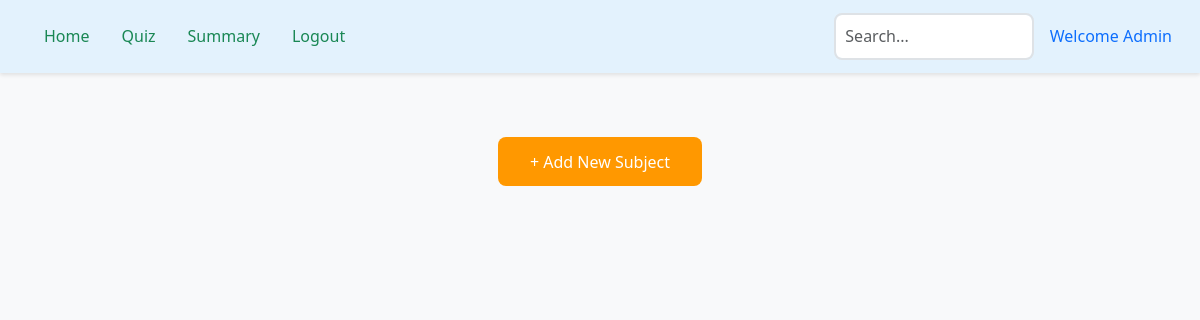
Before: /admin_dashboard with the older database file.
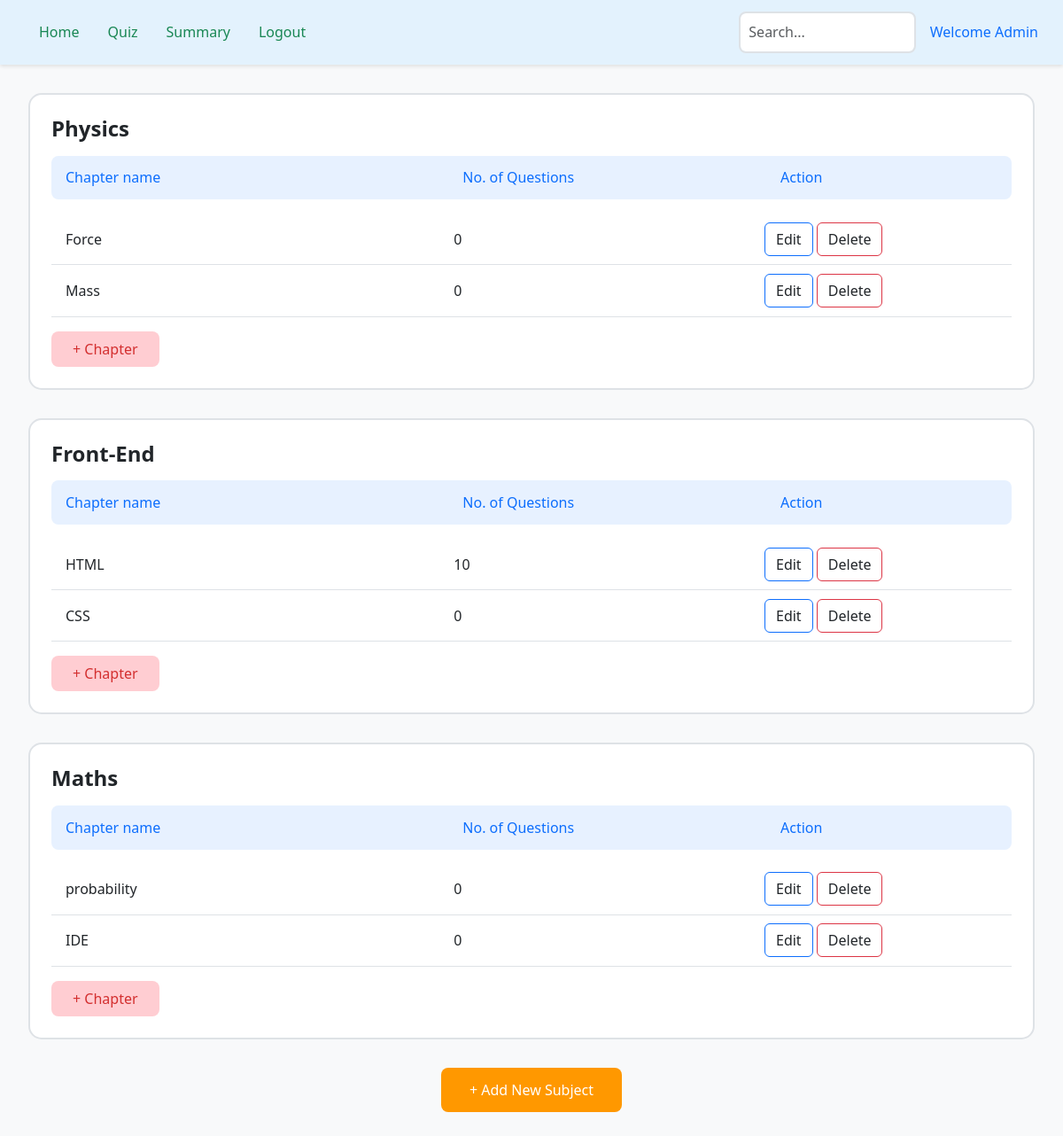
After: the same page with the newer database file.
### tables this page shows
CREATE TABLE chapters (
            id INTEGER PRIMARY KEY AUTOINCREMENT,
            subject_id INTEGER NOT NULL,
            name TEXT NOT NULL,
            description TEXT,
            FOREIGN KEY (subject_id) REFERENCES subjects (id) ON DELETE CASCADE
        );

CREATE TABLE subjects (
            id INTEGER PRIMARY KEY AUTOINCREMENT,
            name TEXT UNIQUE NOT NULL,
            description TEXT
        );

### app.py (the view)
@app.route('/admin_dashboard')
def admin_dashboard():
    subjects = get_subjects_with_chapters()
    return render_template('admin_dashboard.html', subjects=subjects)

### Models/database.py (called while the page is built)
def get_db_connection():
    conn = sqlite3.connect(DATABASE_PATH)
    conn.row_factory = sqlite3.Row  # Enables column access by name
    return conn

### templates/admin_dashboard.html (shortened to what this page needs)
{% extends "base.html" %}
{% block head %}
<link rel="stylesheet" type="text/css" href="{{ url_for('static', filename='css/admin_dashboard.css') }}">
{% endblock %}
{% block content %}
<nav class="navbar navbar-expand-lg">
    <div class="container-fluid">
        <div class="d-flex align-items-center">
            <a class="nav-link" href="#">Home</a>
            <a class="nav-link" href="#">Quiz</a>
            <a class="nav-link" href="#">Summary</a>
            <a class="nav-link" href="/logout">Logout</a>
        </div>
        <div class="d-flex align-items-center">
            <input type="search" class="form-control search-box me-3" placeholder="Search...">
            <span class="welcome-text">Welcome Admin</span>
        </div>
    </div>
</nav>
<div class="main-content">
    {% for subject in subjects %}
    <div class="subject-card">
        <h2 class="subject-title">{{ subject.name }}</h2>
        <div class="chapter-header">
            <div class="row">
                <div class="col-5">Chapter name</div>
                <div class="col-4">No. of Questions</div>
                <div class="col-3">Action</div>
            </div>
        </div>
        {% for chapter in subject.chapters %}
        <div class="chapter-row">
            <div class="col-5">{{ chapter.name }}</div>
            <div class="col-4">{{ chapter.questions }}</div>
            <div class="col-3">
                <button class="btn btn-outline-primary text-dark hover-text-white" data-bs-toggle="modal"
                    data-bs-target="#editChapterModal-{{ chapter.id }}">Edit</button>
                <form action="{{ url_for('delete_chapter', chapter_id=chapter.id) }}" method="POST" class="d-inline">
                    <button type="submit" class="btn btn-outline-danger text-dark hover-text-white">Delete</button>
                </form>
            </div>
        </div>
        {% endfor %}
        <button type="button" class="btn-add-chapter" data-bs-toggle="modal" data-bs-target="#addChapterModal-{{ subject.id }}">+ Chapter</button>
    </div>
    {% endfor %}
    <div class="add-subject-container">
        <button class="btn-add-subject-main" data-bs-toggle="modal" data-bs-target="#addSubjectModal">
            + Add New Subject
        </button>
    </div>
</div>
{% endblock %}

### templates/base.html (shortened to what this page needs)
<!DOCTYPE html>
<html lang="en">
<head>
    <link rel="stylesheet" href="https://cdn.jsdelivr.net/npm/bootstrap@5.3.0-alpha3/dist/css/bootstrap.min.css">
    {% block head %}{% endblock %}
</head>
<body>
    {% block content %}{% endblock %}
</body>
</html>

### static/css/admin_dashboard.css (style rules this page uses)
body { background: #f8f9fa; min-height: 100vh; color: #212529; }
.navbar { background: white; box-shadow: 0 2px 4px rgba(0, 0, 0, 0.1); padding: 0.8rem 1rem; background-color: #e3f2fd; }
.nav-link { color: #198754 !important; font-weight: 500; padding: 0.5rem 1rem; transition: color 0.2s ease; }
.welcome-text { color: #0d6efd; font-weight: 500; }
.main-content { padding: 2rem; max-width: 1200px; margin: 0 auto; }
.subject-card { background: white; border: 2px solid #dee2e6; border-radius: 15px; margin-bottom: 2rem; padding: 1.5rem; }
.subject-title { font-size: 1.5rem; font-weight: 600; margin-bottom: 1rem; color: #212529; }
.chapter-header { background: #e7f1ff; color: #0d6efd; padding: 0.8rem 1rem; border-radius: 8px; margin-bottom: 1rem; font-weight: 500; }
.chapter-row { display: flex; align-items: center; padding: 0.6rem 1rem; border-bottom: 1px solid #dee2e6; }
.btn-add-chapter { background-color: #ffcdd2; color: #d32f2f; border: none; padding: 0.5rem 1.5rem; border-radius: 8px; margin-top: 1rem; transition: background-color 0.2s ease; }
.search-box { max-width: 200px; border-radius: 20px; padding: 0.5rem 1rem; }
.form-control { border: 2px solid #dee2e6; border-radius: 8px; padding: 0.6rem; }
.add-subject-container { text-align: center; margin-top: 2rem; }
.btn-add-subject-main { background: #ff9800; color: white; border: none; padding: 0.8rem 2rem; border-radius: 8px; font-weight: 500; transition: background 0.2s ease; }

Changed rows visible on the page:
added chapters: name "Physics", name "Force", questions "0"
added chapters: name "Mass", questions "0", shown under "Physics"
added chapters: name "Front-End", name "HTML", questions "10"
added chapters: name "CSS", questions "0", shown under "Front-End"
added chapters: name "Maths", name "probability", questions "0"
added chapters: name "IDE", questions "0", shown under "Maths"
